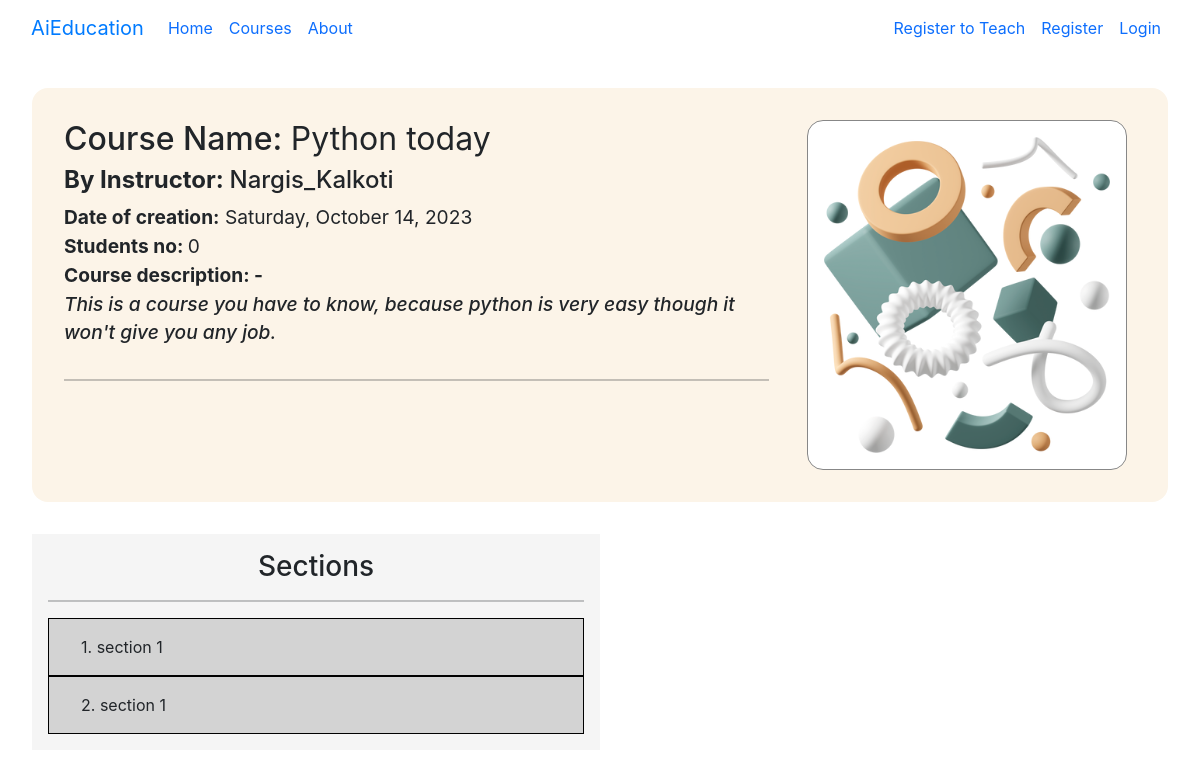
Before: /courses/course-in/python-2-day/ with the older database file.
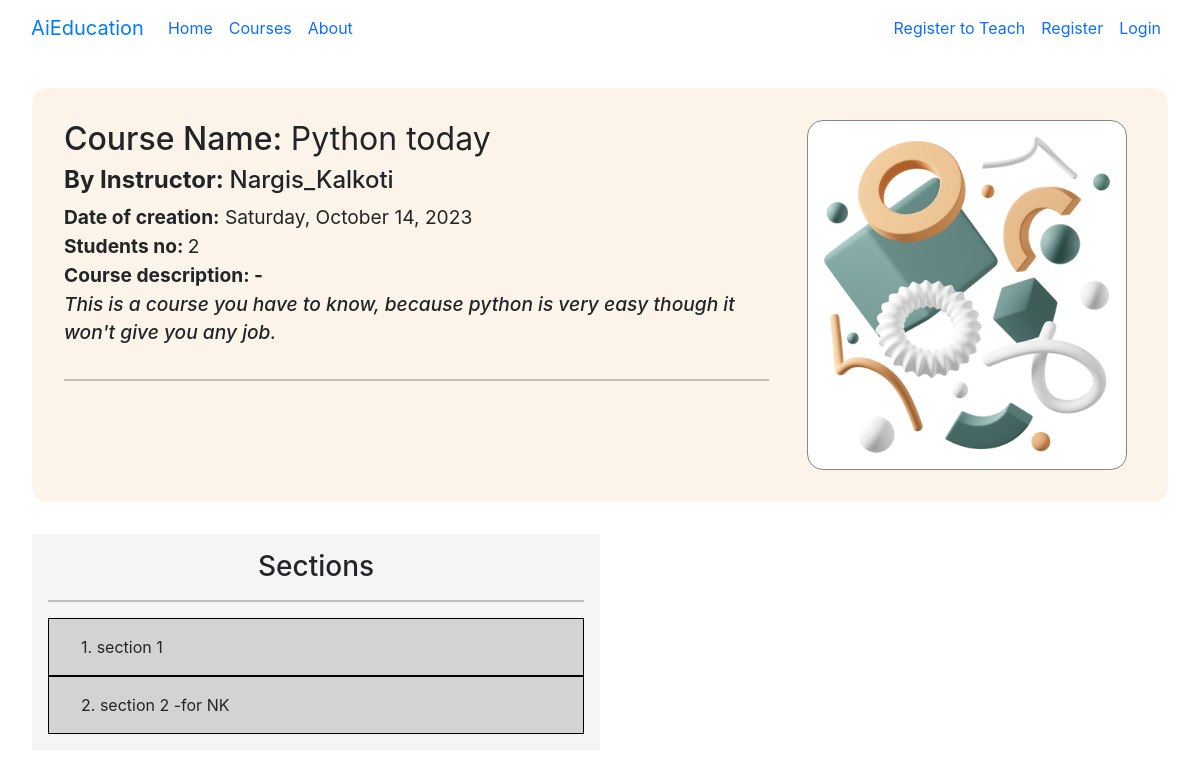
After: the same page with the newer database file.
### courses/models.py (models this page shows, shortened)
class Course(models.Model):
    course_name = models.CharField(max_length=100)
    made_by_teacher = models.ForeignKey(to=Teacher , on_delete=models.CASCADE, related_name='made_course')
    student = models.ManyToManyField(Student ,through='Course_members', related_name='has_course') # To get through the model name
    course_img = models.ImageField(upload_to='photos/courses',blank=True) # to change the upload path
    course_description = models.CharField(max_length=300)
    slug = models.SlugField()
    iscomplete = models.BooleanField(default=False)
    Age_choices = [
        ('Age < 10', 'Age <10'),
        ('10 < Age < 15', '10 < Age < 15'),
        ('15 < Age < 18','15 < Age < 18'),
        ('Above 18', 'Above 18'),
        ('For all ages', 'For all ages'),]
    age_group = models.CharField(max_length=20, choices=Age_choices, default='For all ages')
    tz1 = pytz.timezone('Asia/Kolkata')
    current_time = timezone.now().astimezone(tz1)
    duration = timedelta(hours=5, minutes=30)
    current_date = current_time + duration
    date_generated = models.DateTimeField(default=current_date)
    class Meta:
        ordering = ["course_name"]

### sections/models.py (models this page shows, shortened)
class Section(models.Model):
    section_name = models.CharField(max_length=200)
    section_description = models.CharField(max_length=200)
    belong_to_course = models.ForeignKey(Course, on_delete=models.CASCADE, related_name='contains_sections')
    students_completed = models.ManyToManyField(Student, through='Section_completed', related_name='sections_completed')
    available_to_student = models.ManyToManyField(Student, through='Available_sections')
    Accessible_at_level = [('Easy','Easy'),
                          ('Medium','Medium'),
                          ('Hard','Hard'),
                          ('Expert','Expert')]
    Difficulty = models.CharField(max_length=20, choices=Accessible_at_level, default='Easy')
    slug = models.SlugField()

### accounts/models.py (models this page shows, shortened)
class Teacher(models.Model):
    name = models.CharField(max_length=50, unique=True)
    user = models.OneToOneField(to=User, on_delete=models.CASCADE, related_name='teacher')
    is_verified = models.BooleanField(default=False)
    number = models.CharField(max_length=11)
    profile_photo = models.ImageField(upload_to='photos/teacher', null=True, blank=True)
    bio = models.CharField(max_length=100, blank=True, null=True)
    GENDER_CHOICES = [
        ('Male', 'Male'),
        ('Female', 'Female'),
        ('None', 'None')]
    EXPERIENCE_CHOICES=[
        ('less then 1 year','less then 1 year'),('1 - 2 years','1 - 2 years'),
        ('2-4 years','2-4 years'),('5 years and above','5 years and above'),
    ]
    TYPE_USER = [
        ('student', 'student'),
        ('teacher', 'teacher'),
        ('admin', 'admin')]
    is_type = models.CharField(max_length=20, choices=TYPE_USER, default='teacher')
    gender = models.CharField(max_length=10, choices=GENDER_CHOICES, default='None')
    experience = models.CharField(max_length=30, choices=EXPERIENCE_CHOICES, default='less then 1 year')
    def __str__(self):
        return self.name

### courses/views.py (the view)
# urls.py: path('course-in/<slug:slug>/', views.SingleCourse.as_view(), name='singlecourse'),
class SingleCourse(DetailView):
    model = Course
    template_name = 'courses/course_detail.html'
    def get_context_data(self, **kwargs):
        context = super().get_context_data(**kwargs)
        context['current_course_slug'] = self.object.slug
        course1 = Course.objects.get(slug = self.object.slug)
        sections = course1.contains_sections.all()
        context['sections'] = sections
        if hasattr(self.request.user, 'student'):
           section_get = course1.contains_sections.filter(available_to_student=self.request.user.student)
           section_exclude = course1.contains_sections.exclude(available_to_student=self.request.user.student)
        else:
           section_get = None
           section_exclude = None
        context['available_sections'] = section_get
        context['excluded_sections'] = section_exclude
        return context

### courses/templates/courses/course_detail.html (shortened to what this page needs)
{% extends "base.html" %}
{% load static %}
{% block content %}
<div style="padding: 2em; padding-bottom: 0em;">
<div style="padding:2em 2em; background-color: rgb(252, 244, 232); border-radius: 1em;">
  <div class="row">
    <div class="col-lg-8">
      <h2>Course Name: <span style="font-weight:400;"> {{course.course_name}} </span></h2>
      <h4> <b>By Instructor: </b> {{ course.made_by_teacher}}</h4>
      <div style="font-size: 1.2em;"><b> Date of creation:</b> {{course.date_generated|date:"l, F j, Y"}} <br>
          <b>Students no: </b> {{course.student.count}} </div>
      <div class="row">
       <div class="col-lg-12">
         <p style="font-size: 1.2em; "><b> Course description: - </b><br>
           <span style="font-weight: 500;"> <i>{{course.course_description}} </i></span> </p>
       </div>
      </div>
      <hr>
    </div>
    <div class="col-lg-4" style="text-align: center;">
      <img class="course-detail-image"  src="{{course.course_img.url}}" alt="coures-image">
    </div>
  </div>
</div> </div>
<div class="row" style="margin: 0px; padding:2em;" >
  <div class="col-lg-6" style="background-color: whitesmoke; padding:1em;">
    <h3 style="text-align:center;"> Sections </h3>
  <hr>
{% if user.is_authenticated and user.student %}
{% if user.student in course.student.all  %}
  {% for section in available_sections %}
  <div style="background-color: lightblue; padding:0em 1em 1em; border:1px solid black; display: flex;
     justify-content:space-between; align-items: center;">
      <span style="padding: 1em 0em 0em 1em;">
        {{ forloop.counter }}.  {{ section.section_name}}
      </span>
      <span style="padding: 1em 0em 0em 1em; color:red;">Available to you</span>
      {% if user.teacher.name == course.made_by_teacher.name %}
      <span style="padding: 1em 0em 0em 1em;">
        <a class="btn btn-outline-danger" href="{% url 'sections:deletesection' slug=section.slug %}">
          Delete Section
        </a>
        <a class="btn btn-outline-primary" href="">
          Update Section
        </a>
      </span>
      {% endif %}
    </div>
    {% endfor %}
    {% for section in excluded_sections %}
    <div style="background-color: lightgrey; padding:0em 1em 1em; border:1px solid black; display: flex;
     justify-content:space-between; align-items: center;">
      <span style="padding: 1em 0em 0em 1em;">
        {{ forloop.counter }}.  {{ section.section_name }}
      </span>
      <span style="padding: 1em 0em 0em 1em; color:red;">Not Available</span>
      {% if user.teacher.name == course.made_by_teacher.name %}
      <span style="padding: 1em 0em 0em 1em;">
        <a class="btn btn-outline-danger" href="{% url 'sections:deletesection' slug=section.slug %}">
          Delete Section
        </a>
        <a class="btn btn-outline-primary" href="">
          Update Section
        </a>
      </span>
      {% endif %}
    </div>
    {% endfor%}
  {% else %}
  {% for section in sections %}
    <div style="background-color: lightgrey; padding:0em 1em 1em; border:1px solid black; display: flex;
     justify-content:space-between; align-items: center;">
      <span style="padding: 1em 0em 0em 1em;">
        {{ forloop.counter }}.  {{ section.section_name }}
      </span>
      {% if user.teacher.name == course.made_by_teacher.name %}
      <span style="padding: 1em 0em 0em 1em;">
        <a class="btn btn-outline-danger" href="{% url 'sections:deletesection' slug=section.slug %}">
          Delete Section
        </a>
        <a class="btn btn-outline-primary" href="">
          Update Section
        </a>
      </span>
      {% endif %}
    </div>
    {% endfor%}
  {% endif %}
{% else %}
  {% for section in sections %}
    <div style="background-color: lightgrey; padding:0em 1em 1em; border:1px solid black; display: flex;
     justify-content:space-between; align-items: center;">
      <span style="padding: 1em 0em 0em 1em;">
        {{ forloop.counter }}.  {{ section.section_name }}
      </span>
    </div>
    {% endfor%}
  {% endif %}
  </div>
</div>
{% endblock content %}

Changed rows visible on the page:
removed Section: section_name "section 1"
computed for Course "Python today": student.count "0" → "2"
added Section: section_name "section 2 -for NK"
